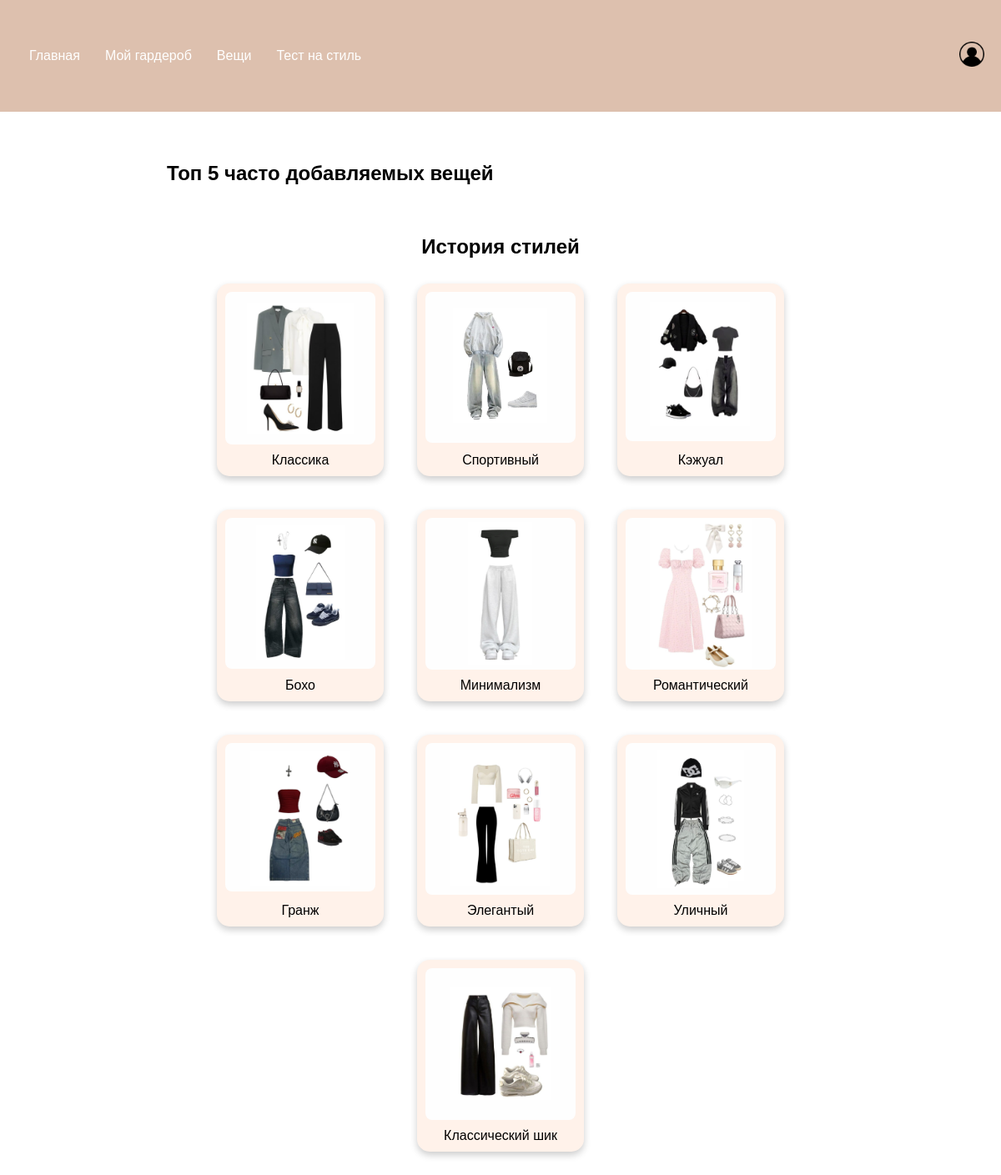
The app's page /home.php with its own data.
### home.php (the view, shortened to what this page needs)
<?php
$host = 'localhost';
$user = 'root';
$password = '12345';
$dbname = 'Гардероб';
$conn = new mysqli($host, $user, $password, $dbname);
$styles = [];
$sql = "SELECT назваине, описание, фото FROM Стили";
$result = $conn->query($sql);
if ($result->num_rows > 0) {
    while ($row = $result->fetch_assoc()) {
        $styles[] = $row;
    }
}
?>
<!DOCTYPE html>
<html lang="ru">
<head>
    <link rel="stylesheet" href="style.css">
</head>
<body>
<header class="main-header">
    <div class="header-content">
        <nav class="navbar">
            <ul>
                <li><a href="home.php">Главная</a></li>
                <li><a href="wardrobe.php">Мой гардероб</a></li>
                <li><a href="things.php">Вещи</a></li>
                <li><a href="test.php">Тест на стиль</a></li>
            </ul>
            <div class="profile-icon">
                <a href="profil.php">
                    <img src="i.png" alt="Профиль" />
                </a>
            </div>
        </nav>
    </div>
</header>
<div class="content-wrapper">
    <section class="top-items-section">
        <h2>Топ 5 часто добавляемых вещей</h2>
    </section>
    <section class="styles-section">
        <h2>История стилей</h2>
        <div class="style-container">
            <?php foreach ($styles as $style): ?>
                <div class="style-box" onclick="this.querySelector('.accordion-content').style.display = this.querySelector('.accordion-content').style.display === 'block' ? 'none' : 'block'">
                    <img src="<?php echo htmlspecialchars($style['фото']); ?>" alt="<?php echo htmlspecialchars($style['назваине']); ?>">
                    <div class="style-title"><?php echo htmlspecialchars($style['назваине']); ?></div>
                </div>
            <?php endforeach; ?>
        </div>
    </section>
</div>
</body>
</html>

### style.css (style rules this page uses)
body { font-family: Arial, sans-serif; margin: 0; padding: 0; background-color: #ffffff; }
.main-header { background-color: #DDC0AE; color: #ffffff; padding: 50px 0; text-align: center; }
.header-content { padding: 0 20px; }
.navbar { display: flex; align-items: center; justify-content: center; flex-grow: 1; }
.navbar ul { display: flex; list-style-type: none; margin: 0; padding: 0; }
.navbar li { margin: 0 15px; }
.navbar a { color: #fff; text-decoration: none; }
.profile-icon { margin-left: auto; }
.profile-icon img { width: 30px; height: auto; }
.styles-section { display: flex; flex-wrap: wrap; justify-content: center; margin-top: 20px; }
.profile-icon { position: relative; }

### home.php (style rules this page uses)
.navbar ul { display: flex; list-style-type: none; margin: 0; padding: 0; }
.navbar li { margin: 0 15px; }
.navbar a { color: #fff; text-decoration: none; }
.content-wrapper { max-width: 800px; margin: 20px auto; padding: 20px; }
.top-items-section, .styles-section { margin: 20px 0; }
.top-items-container, .style-container { display: flex; flex-wrap: wrap; gap: 20px; justify-content: center; }
.top-item-box, .style-box { background-color: #FFF2EA; border-radius: 15px; padding: 10px; margin: 10px; text-align: center; width: calc(25% - 20px); box-shadow: 0 4px 8px rgba(0, 0, 0, 0.2); display: flex; flex-direction: column; justify-content: space-between; height: auto; cursor: pointer; }
.top-item-box img, .style-box img { max-width: 100%; height: auto; object-fit: cover; border-radius: 8px; margin-bottom: 10px; }

### records on screen
стили: фото (picture), назваине "Классика"
стили: фото (picture), назваине "Спортивный"
стили: фото (picture), назваине "Кэжуал"
стили: фото (picture), назваине "Бохо"
стили: фото (picture), назваине "Минимализм"
стили: фото (picture), назваине "Романтический"
стили: фото (picture), назваине "Гранж"
стили: фото (picture), назваине "Элегантый"
стили: фото (picture), назваине "Уличный"
стили: фото (picture), назваине "Классический шик"
